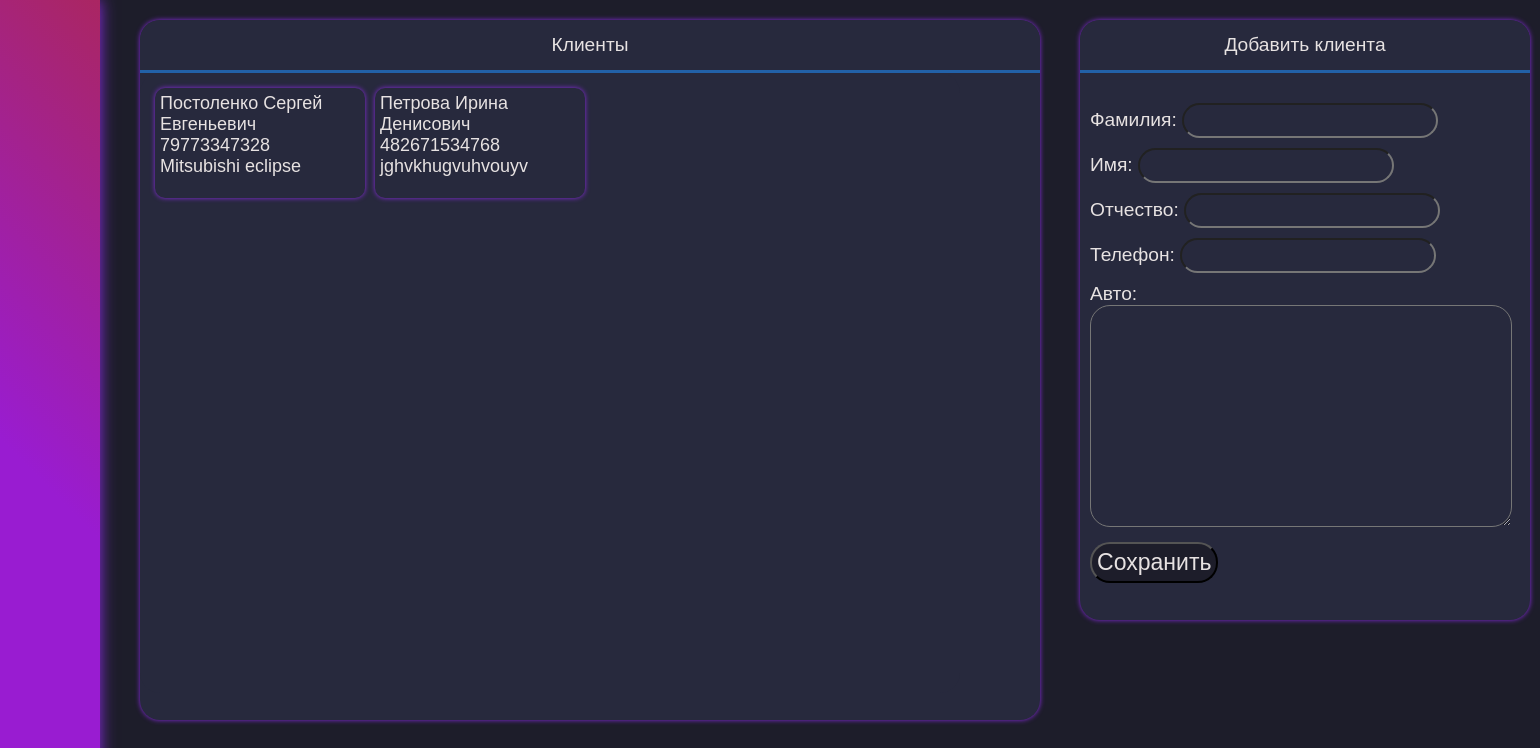
Before: /clients/ with the older database file.
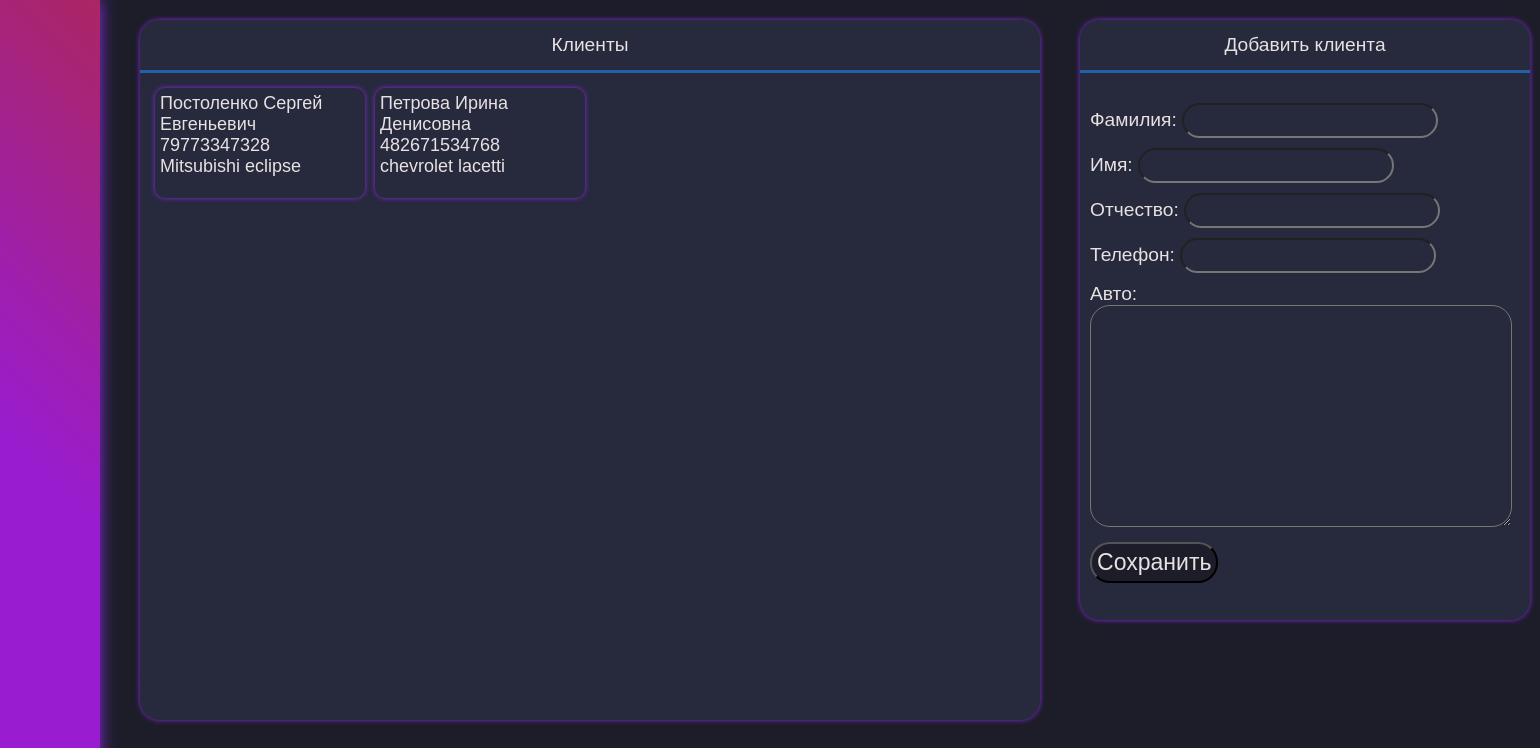
After: the same page with the newer database file.
### clients/models.py (models this page shows, shortened)
class Clients(models.Model):
    client_surname = models.CharField(max_length=150, blank=True, null=True)
    client_name = models.CharField(max_length=150, blank=True, null=True)
    client_fathername = models.CharField(max_length=150, blank=True, null=True)
    client_phone = models.CharField(max_length=20, blank=True, null=True)
    client_auto = models.CharField(max_length=500, blank=True, null=True)

### clients/views.py (the view, shortened to what this page needs)
# urls.py: path('clients/', include('clients.urls', namespace='Clients')),
def clients(request):
    form = CreateClientForm()
    cclients = Clients.objects.all()
    data = {
        'Title':'Клиенты',
        'form': form,
        'ClientList':cclients,
    }
    return render(request, 'clients/clients.html', data)

### clients/forms.py
class CreateClientForm(forms.ModelForm):
    client_name = forms.CharField(label="Имя", max_length=150, widget=forms.TextInput(attrs={'class':'CreateClientFormName'}))
    client_surname = forms.CharField(label="Фамилия", max_length=150, widget=forms.TextInput(attrs={'class':'CreateClientFormSurname'}))
    client_fathername = forms.CharField(label="Отчество", max_length=150, widget=forms.TextInput(attrs={'class':'CreateClientFormFathername'}))
    client_phone = forms.CharField(label="Телефон", max_length=20, widget=forms.TextInput(attrs={'class':'CreateClientFormPhone'}))
    client_auto = forms.CharField(label="Авто", max_length=500, widget=forms.Textarea(attrs={'class':'CreateClientFormAuto'}))
    class Meta:
        model = Clients
        fields = "__all__"

### clients/templates/clients/clients.html (shortened to what this page needs)
{% extends "Dashboard/base.html" %}
{% load static %}
{% block statics %}
    <link rel="stylesheet" href="{% static 'clients\clients.css' %}">
{% endblock statics %}
{% block content %}
    <div class="blockCliets">
        <div class="ClientsList">
            <div class="ClientsListTitle">
                Клиенты
            </div>
            <div class="ClientsLists">
                {% for client in ClientList %}
                    <div class="clientPlace">
                        {{client.client_surname}} {{client.client_name}} {{client.client_fathername}} <br>
                        {{client.client_phone}}<br>
                        {{client.client_auto}}
                    </div>
                {% endfor %}
            </div>
        </div>
        <div class="CrateClientFormPlace">
            <div class="ClientFormTitle">
                Добавить клиента
            </div>
            <div class="ClientForm">
                <form method="POST" class="post">
                    {{ form.as_p }}
                    <button type="submit" class="save_btn">Сохранить</button>
                </form>
            </div>
        </div>
    </div>
{% endblock content %}

Changed rows visible on the page:
changed Clients "Петрова": client_fathername "Денисович" → "Денисовна"; client_auto "jghvkhugvuhvouyv" → "chevrolet lacetti"
